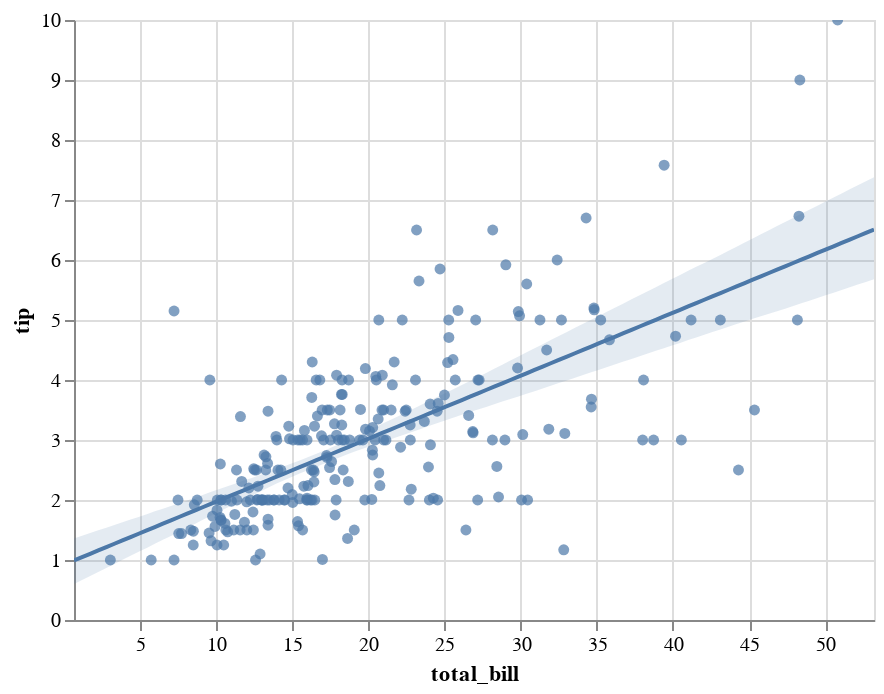

Source (notebook cell):
### Code cell
display(salt.regplot(x="total_bill", y="tip", data=tips))
ax = sns.regplot(x="total_bill", y="tip", data=tips)

### Figure 1 — Vega-Lite specification as saved in the notebook (floating-point values rounded to 4 significant figures; data arrays with more than 128 entries replaced by an {"elided": "..."} marker saying what was removed)
{"$schema": "https://vega.github.io/schema/vega-lite/v2.4.1.json", "config": {"view": {"height": 300, "width": 400}}, "layer": [{"data": {"values": {"elided": "244 records"}}, "encoding": {"x": {"axis": {"title": "total_bill"}, "field": "total_bill", "scale": {"domain": [0.683, 53.2], "nice": false}, "type": "quantitative"}, "y": {"axis": {"title": "tip"}, "field": "tip", "type": "quantitative"}}, "mark": {"clip": true, "type": "circle"}}, {"data": {"values": [{"x": 0.683, "y": 0.992}, {"x": 1.213, "y": 1.048}, {"x": 1.744, "y": 1.103}, {"x": 2.274, "y": 1.159}, {"x": 2.805, "y": 1.215}, {"x": 3.335, "y": 1.271}, {"x": 3.866, "y": 1.326}, {"x": 4.396, "y": 1.382}, {"x": 4.927, "y": 1.438}, {"x": 5.457, "y": 1.493}, {"x": 5.987, "y": 1.549}, {"x": 6.518, "y": 1.605}, {"x": 7.048, "y": 1.661}, {"x": 7.579, "y": 1.716}, {"x": 8.109, "y": 1.772}, {"x": 8.64, "y": 1.828}, {"x": 9.17, "y": 1.883}, {"x": 9.701, "y": 1.939}, {"x": 10.23, "y": 1.995}, {"x": 10.76, "y": 2.05}, {"x": 11.29, "y": 2.106}, {"x": 11.82, "y": 2.162}, {"x": 12.35, "y": 2.218}, {"x": 12.88, "y": 2.273}, {"x": 13.41, "y": 2.329}, {"x": 13.94, "y": 2.385}, {"x": 14.47, "y": 2.44}, {"x": 15.01, "y": 2.496}, {"x": 15.54, "y": 2.552}, {"x": 16.07, "y": 2.608}, {"x": 16.6, "y": 2.663}, {"x": 17.13, "y": 2.719}, {"x": 17.66, "y": 2.775}, {"x": 18.19, "y": 2.83}, {"x": 18.72, "y": 2.886}, {"x": 19.25, "y": 2.942}, {"x": 19.78, "y": 2.998}, {"x": 20.31, "y": 3.053}, {"x": 20.84, "y": 3.109}, {"x": 21.37, "y": 3.165}, {"x": 21.9, "y": 3.22}, {"x": 22.43, "y": 3.276}, {"x": 22.96, "y": 3.332}, {"x": 23.49, "y": 3.388}, {"x": 24.02, "y": 3.443}, {"x": 24.55, "y": 3.499}, {"x": 25.08, "y": 3.555}, {"x": 25.61, "y": 3.61}, {"x": 26.14, "y": 3.666}, {"x": 26.67, "y": 3.722}, {"x": 27.21, "y": 3.777}, {"x": 27.74, "y": 3.833}, {"x": 28.27, "y": 3.889}, {"x": 28.8, "y": 3.945}, {"x": 29.33, "y": 4.0}, {"x": 29.86, "y": 4.056}, {"x": 30.39, "y": 4.112}, {"x": 30.92, "y": 4.167}, {"x": 31.45, "y": 4.223}, {"x": 31.98, "y": 4.279}, {"x": 32.51, "y": 4.335}, {"x": 33.04, "y": 4.39}, {"x": 33.57, "y": 4.446}, {"x": 34.1, "y": 4.502}, {"x": 34.63, "y": 4.557}, {"x": 35.16, "y": 4.613}, {"x": 35.69, "y": 4.669}, {"x": 36.22, "y": 4.725}, {"x": 36.75, "y": 4.78}, {"x": 37.28, "y": 4.836}, {"x": 37.81, "y": 4.892}, {"x": 38.34, "y": 4.947}, {"x": 38.88, "y": 5.003}, {"x": 39.41, "y": 5.059}, {"x": 39.94, "y": 5.115}, {"x": 40.47, "y": 5.17}, {"x": 41.0, "y": 5.226}, {"x": 41.53, "y": 5.282}, {"x": 42.06, "y": 5.337}, {"x": 42.59, "y": 5.393}, {"x": 43.12, "y": 5.449}, {"x": 43.65, "y": 5.504}, {"x": 44.18, "y": 5.56}, {"x": 44.71, "y": 5.616}, {"x": 45.24, "y": 5.672}, {"x": 45.77, "y": 5.727}, {"x": 46.3, "y": 5.783}, {"x": 46.83, "y": 5.839}, {"x": 47.36, "y": 5.894}, {"x": 47.89, "y": 5.95}, {"x": 48.42, "y": 6.006}, {"x": 48.95, "y": 6.062}, {"x": 49.48, "y": 6.117}, {"x": 50.01, "y": 6.173}, {"x": 50.54, "y": 6.229}, {"x": 51.08, "y": 6.284}, {"x": 51.61, "y": 6.34}, {"x": 52.14, "y": 6.396}, {"x": 52.67, "y": 6.452}, {"x": 53.2, "y": 6.507}]}, "encoding": {"x": {"field": "x", "scale": {"domain": [0.683, 53.2], "nice": false}, "type": "quantitative"}, "y": {"field": "y", "type": "quantitative"}}, "mark": {"clip": true, "type": "line"}}, {"data": {"values": [{"x": 0.683, "y1": 0.5985, "y2": 1.359}, {"x": 1.213, "y1": 0.6654, "y2": 1.404}, {"x": 1.744, "y1": 0.7332, "y2": 1.449}, {"x": 2.274, "y1": 0.7999, "y2": 1.495}, {"x": 2.805, "y1": 0.8673, "y2": 1.538}, {"x": 3.335, "y1": 0.9347, "y2": 1.582}, {"x": 3.866, "y1": 1.002, "y2": 1.628}, {"x": 4.396, "y1": 1.069, "y2": 1.673}, {"x": 4.927, "y1": 1.136, "y2": 1.719}, {"x": 5.457, "y1": 1.202, "y2": 1.764}, {"x": 5.987, "y1": 1.27, "y2": 1.81}, {"x": 6.518, "y1": 1.336, "y2": 1.856}, {"x": 7.048, "y1": 1.401, "y2": 1.901}, {"x": 7.579, "y1": 1.468, "y2": 1.946}, {"x": 8.109, "y1": 1.537, "y2": 1.993}, {"x": 8.64, "y1": 1.605, "y2": 2.041}, {"x": 9.17, "y1": 1.673, "y2": 2.088}, {"x": 9.701, "y1": 1.741, "y2": 2.136}, {"x": 10.23, "y1": 1.807, "y2": 2.184}, {"x": 10.76, "y1": 1.873, "y2": 2.23}, {"x": 11.29, "y1": 1.939, "y2": 2.276}, {"x": 11.82, "y1": 2.005, "y2": 2.324}, {"x": 12.35, "y1": 2.072, "y2": 2.368}, {"x": 12.88, "y1": 2.138, "y2": 2.417}, {"x": 13.41, "y1": 2.204, "y2": 2.464}, {"x": 13.94, "y1": 2.271, "y2": 2.514}, {"x": 14.47, "y1": 2.329, "y2": 2.564}, {"x": 15.01, "y1": 2.389, "y2": 2.612}, {"x": 15.54, "y1": 2.446, "y2": 2.664}, {"x": 16.07, "y1": 2.501, "y2": 2.716}, {"x": 16.6, "y1": 2.555, "y2": 2.77}, {"x": 17.13, "y1": 2.61, "y2": 2.826}, {"x": 17.66, "y1": 2.664, "y2": 2.882}, {"x": 18.19, "y1": 2.719, "y2": 2.943}, {"x": 18.72, "y1": 2.771, "y2": 3.002}, {"x": 19.25, "y1": 2.819, "y2": 3.065}, {"x": 19.78, "y1": 2.867, "y2": 3.131}, {"x": 20.31, "y1": 2.915, "y2": 3.196}, {"x": 20.84, "y1": 2.961, "y2": 3.261}, {"x": 21.37, "y1": 3.006, "y2": 3.324}, {"x": 21.9, "y1": 3.052, "y2": 3.386}, {"x": 22.43, "y1": 3.097, "y2": 3.452}, {"x": 22.96, "y1": 3.143, "y2": 3.52}, {"x": 23.49, "y1": 3.188, "y2": 3.587}, {"x": 24.02, "y1": 3.236, "y2": 3.655}, {"x": 24.55, "y1": 3.282, "y2": 3.719}, {"x": 25.08, "y1": 3.327, "y2": 3.783}, {"x": 25.61, "y1": 3.374, "y2": 3.851}, {"x": 26.14, "y1": 3.42, "y2": 3.918}, {"x": 26.67, "y1": 3.465, "y2": 3.984}, {"x": 27.21, "y1": 3.508, "y2": 4.05}, {"x": 27.74, "y1": 3.552, "y2": 4.118}, {"x": 28.27, "y1": 3.596, "y2": 4.187}, {"x": 28.8, "y1": 3.641, "y2": 4.255}, {"x": 29.33, "y1": 3.683, "y2": 4.324}, {"x": 29.86, "y1": 3.726, "y2": 4.392}, {"x": 30.39, "y1": 3.77, "y2": 4.461}, {"x": 30.92, "y1": 3.814, "y2": 4.529}, {"x": 31.45, "y1": 3.859, "y2": 4.597}, {"x": 31.98, "y1": 3.903, "y2": 4.665}, {"x": 32.51, "y1": 3.948, "y2": 4.733}, {"x": 33.04, "y1": 3.994, "y2": 4.801}, {"x": 33.57, "y1": 4.039, "y2": 4.87}, {"x": 34.1, "y1": 4.084, "y2": 4.937}, {"x": 34.63, "y1": 4.128, "y2": 5.005}, {"x": 35.16, "y1": 4.171, "y2": 5.073}, {"x": 35.69, "y1": 4.216, "y2": 5.141}, {"x": 36.22, "y1": 4.261, "y2": 5.208}, {"x": 36.75, "y1": 4.306, "y2": 5.276}, {"x": 37.28, "y1": 4.351, "y2": 5.344}, {"x": 37.81, "y1": 4.396, "y2": 5.412}, {"x": 38.34, "y1": 4.441, "y2": 5.48}, {"x": 38.88, "y1": 4.486, "y2": 5.548}, {"x": 39.41, "y1": 4.53, "y2": 5.616}, {"x": 39.94, "y1": 4.574, "y2": 5.684}, {"x": 40.47, "y1": 4.618, "y2": 5.751}, {"x": 41.0, "y1": 4.666, "y2": 5.819}, {"x": 41.53, "y1": 4.71, "y2": 5.887}, {"x": 42.06, "y1": 4.755, "y2": 5.951}, {"x": 42.59, "y1": 4.799, "y2": 6.017}, {"x": 43.12, "y1": 4.844, "y2": 6.085}, {"x": 43.65, "y1": 4.888, "y2": 6.153}, {"x": 44.18, "y1": 4.933, "y2": 6.222}, {"x": 44.71, "y1": 4.977, "y2": 6.29}, {"x": 45.24, "y1": 5.019, "y2": 6.359}, {"x": 45.77, "y1": 5.061, "y2": 6.428}, {"x": 46.3, "y1": 5.102, "y2": 6.497}, {"x": 46.83, "y1": 5.144, "y2": 6.565}, {"x": 47.36, "y1": 5.188, "y2": 6.634}, {"x": 47.89, "y1": 5.233, "y2": 6.702}, {"x": 48.42, "y1": 5.278, "y2": 6.77}, {"x": 48.95, "y1": 5.322, "y2": 6.838}, {"x": 49.48, "y1": 5.367, "y2": 6.905}, {"x": 50.01, "y1": 5.411, "y2": 6.973}, {"x": 50.54, "y1": 5.456, "y2": 7.041}, {"x": 51.08, "y1": 5.501, "y2": 7.109}, {"x": 51.61, "y1": 5.545, "y2": 7.177}, {"x": 52.14, "y1": 5.59, "y2": 7.245}, {"x": 52.67, "y1": 5.634, "y2": 7.313}, {"x": 53.2, "y1": 5.679, "y2": 7.381}]}, "encoding": {"opacity": {"value": 0.15}, "x": {"field": "x", "scale": {"domain": [0.683, 53.2], "nice": false}, "type": "quantitative"}, "y": {"field": "y1", "type": "quantitative"}, "y2": {"field": "y2", "type": "quantitative"}}, "mark": {"clip": true, "type": "area"}}]}
